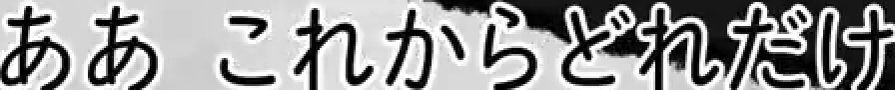
#> input picture Test_2.png, 895 x 90 px, found by its file name
$ python main_3.py
#> lines starting #> are read from the running program, lines starting #| are printed output that depends on the picture; after the words box and inside, x2 and y2 are one past the last pixel; in counts of white or black regions, pixels touching at a corner belong together
#> further down, myimage is the input picture: shape (90, 895, 3); mean B, G, R 151.2, 151.2, 151.2
import cv2
import numpy as np

def bgremove(myimage):
    # Create a copy of the input image to avoid modifying the original
    image = myimage.copy()

    # Convert the image to grayscale
    gray_image = cv2.cvtColor(image, cv2.COLOR_BGR2GRAY)

    # Apply Gaussian blur
    blur = cv2.GaussianBlur(gray_image, (5, 5), 0)
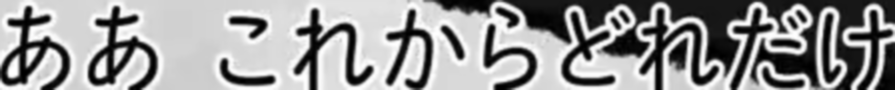
#> blur: shape (90, 895); min 0, max 255, mean 151.2

    # Invert the image so the text is white and the background is black
    inverted_image = cv2.bitwise_not(blur)
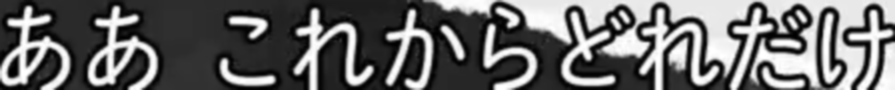
#> inverted_image: shape (90, 895); min 0, max 255, mean 103.8

    # Apply adaptive thresholding
    _, threshold_image = cv2.threshold(inverted_image, 128, 255, cv2.THRESH_BINARY)
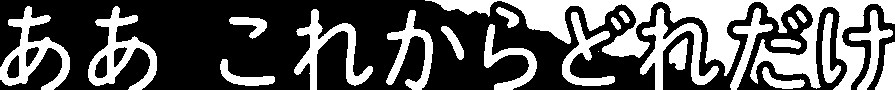
#> threshold_image: shape (90, 895); 36.2% white; 24 white regions (1 under 20 px), largest, box (x1, y1, x2, y2) and area: (425, 0, 895, 90) 11872, (0, 6, 70, 90) 2081, (88, 6, 157, 90) 2076

    # Use adaptive thresholding to create a binary mask
    mask = cv2.adaptiveThreshold(gray_image, 255, cv2.ADAPTIVE_THRESH_MEAN_C, cv2.THRESH_BINARY_INV, 11, 4)
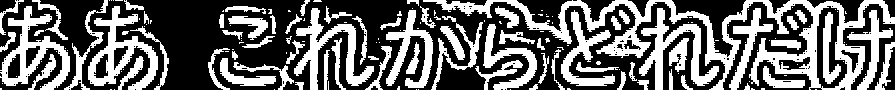
#> mask: shape (90, 895); 40.2% white; 175 white regions (103 under 20 px), largest, box (x1, y1, x2, y2) and area: (423, 0, 895, 90) 8039, (88, 6, 158, 90) 2060, (0, 6, 70, 90) 2015

    # Apply morphological operations to clean up the mask
    kernel = np.ones((2, 2), np.uint8)
    mask = cv2.morphologyEx(mask, cv2.MORPH_OPEN, kernel, iterations=4)
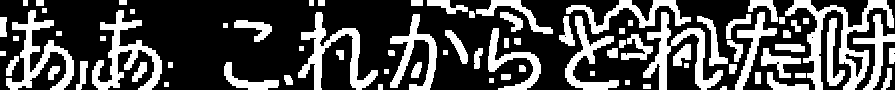
#> mask: shape (90, 895); 30.8% white; 81 white regions, largest, box (x1, y1, x2, y2) and area: (785, 0, 894, 90) 2530, (92, 10, 162, 90) 1873, (298, 12, 378, 90) 1752

    # Make the entire background black
    image[mask == 0] = [0, 0, 0]
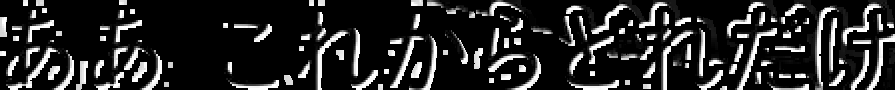
#> image: shape (90, 895, 3); mean of channels 0, 1, 2 40.3, 40.3, 40.3; drawn as B, G, R

    # Make the text white
    image[mask == 255] = [255, 255, 255]

    kernel_erode = np.ones((1, 1), np.uint8)
    erosion_image = cv2.erode(image, kernel_erode, iterations=1)


    kernel_dialiation = np.ones((5, 5), np.uint8)

    diliation_image = cv2.morphologyEx(erosion_image, cv2.MORPH_OPEN, kernel_dialiation, iterations=1)
#> diliation_image: shape (90, 895, 3); 30.7% white; 81 white regions, largest, box (x1, y1, x2, y2) and area: (785, 0, 894, 90) 2530, (92, 10, 162, 90) 1869, (298, 12, 378, 90) 1750

    # kernel_opening = np.ones((1, 1), np.uint8)
    #
    # opening_image = cv2.morphologyEx(diliation_image, cv2.MORPH_OPEN, kernel)

    # Return the final processed image
    return diliation_image

# Read the image
myimage = cv2.imread('F:\\Current_Topics\\Code\\Test_2.png')

# Now you can use myimage in your function
finalimage = bgremove(myimage.copy())

# Display the original and processed images
cv2.imshow('Original Image', myimage)
cv2.imshow('Processed Image', finalimage)
cv2.waitKey(0)
cv2.destroyAllWindows()

$ run again, with test2.png copied over Test_2.png
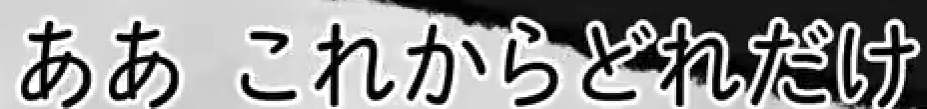
#> input picture test2.png, 927 x 109 px, found by its file name
#> myimage is the input picture: shape (109, 927, 3); mean B, G, R 147, 146.9, 146.9
#> in bgremove, `_, threshold_image = cv2.threshold(inverted_image, 128, 255, cv2.THRES..`:
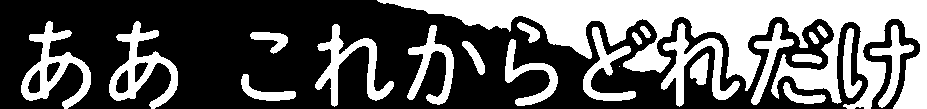
#> threshold_image: shape (109, 927); 37.9% white; 23 white regions (1 under 20 px), largest, box (x1, y1, x2, y2) and area: (377, 0, 927, 109) 21467, (109, 21, 178, 109) 2105, (21, 21, 91, 109) 2103
#> in bgremove, `image[mask == 0] = [0, 0, 0]`:
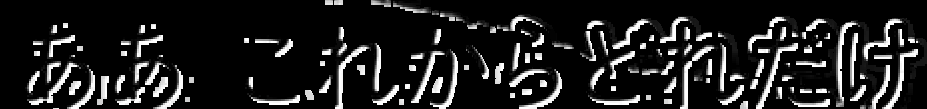
#> image: shape (109, 927, 3); mean of channels 0, 1, 2 33, 33, 33; drawn as B, G, R
#> diliation_image: shape (109, 927, 3); 25.3% white; 77 white regions, largest, box (x1, y1, x2, y2) and area: (806, 18, 915, 109) 2490, (113, 25, 183, 109) 1937, (25, 25, 95, 109) 1932
